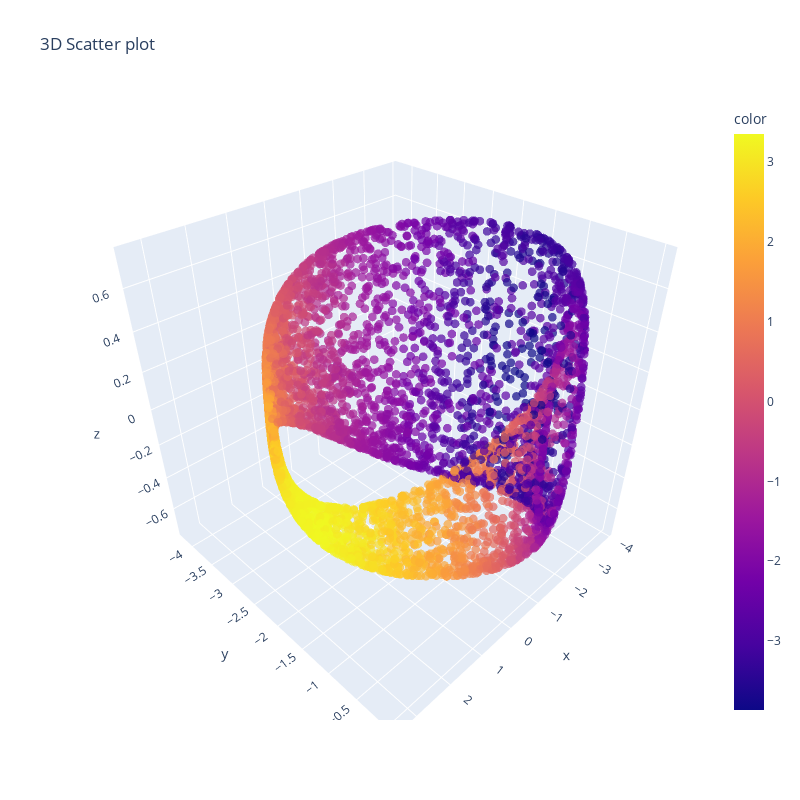

Notebook code for this chart:
### Code cell
fig = px.scatter_3d(
    x=X[:,0],
    y=X[:,1],
    z=X[:,2],
    color=X[:,0],          # Assigns the color of the points based on this column
    opacity=0.7,                  # Adjusts the transparency of the points
    title='3D Scatter plot',
)
fig.update_traces(
    marker=dict(
        size=3,                 # Set the size of the markers (e.g., 3 is small)
    )
)

fig.update_layout( width = 800, height = 800)
fig.show()

### Figure 1 — Plotly figure (JSON) as saved in the notebook; plotly's stock layout.template omitted (floating-point values rounded to 4 significant figures; data arrays with more than 128 entries replaced by an {"elided": "..."} marker saying what was removed)
{"data": [{"hovertemplate": "x=%{x}<br>y=%{y}<br>z=%{z}<br>color=%{marker.color}<extra></extra>", "legendgroup": "", "marker": {"color": {"elided": "5000 float values"}, "coloraxis": "coloraxis", "opacity": 0.7, "size": 3, "symbol": "circle"}, "mode": "markers", "name": "", "scene": "scene", "showlegend": false, "type": "scatter3d", "x": {"elided": "5000 float values"}, "y": {"elided": "5000 float values"}, "z": {"elided": "5000 float values"}}], "layout": {"coloraxis": {"colorbar": {"title": {"text": "color"}}, "colorscale": [[0, "#0d0887"], [0.1111, "#46039f"], [0.2222, "#7201a8"], [0.3333, "#9c179e"], [0.4444, "#bd3786"], [0.5556, "#d8576b"], [0.6667, "#ed7953"], [0.7778, "#fb9f3a"], [0.8889, "#fdca26"], [1, "#f0f921"]]}, "height": 800, "legend": {"tracegroupgap": 0}, "scene": {"domain": {"x": [0, 1], "y": [0, 1]}, "xaxis": {"title": {"text": "x"}}, "yaxis": {"title": {"text": "y"}}, "zaxis": {"title": {"text": "z"}}}, "title": {"text": "3D Scatter plot"}, "width": 800}}
